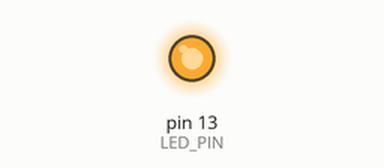
Simulated run of this sketch. Board: Arduino Uno, built with avr-gcc and run on an emulated ATmega328P. Parts: output pins drawn as LEDs (lit = HIGH).

Above: at 0.1 s.
Timing chart, 0 to 1.6 s (numbered marks = the images above):
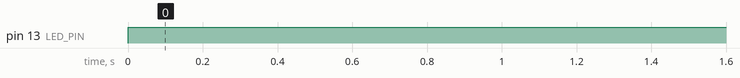

The sketch:

Blink_LED.ino
```cpp
#define LED_PIN 13

void setup() {
  pinMode(LED_BUILTIN, OUTPUT);
  pinMode(LED_PIN, OUTPUT);
}

// the loop function runs over and over again forever
void loop() {

  digitalWrite(LED_BUILTIN, LOW);
  // Turn the LED on (Note that LOW is the voltage level
  // but actually the LED is on; this is because
  // it is active low on the ESP-01)
  digitalWrite(LED_PIN, HIGH);
  // The Builtin LED isnt active so it is set the opposite


  delay(1000);// Wait for a second
  digitalWrite(LED_PIN, LOW); // Turn the LED off by making the voltage HIGH
  digitalWrite(LED_BUILTIN, HIGH);
  delay(2000);// Wait for two seconds (to demonstrate the active low LED)
}
```

Measured:
- by itself, pin 13 (LED_PIN): LOW → HIGH at 0.00 s
